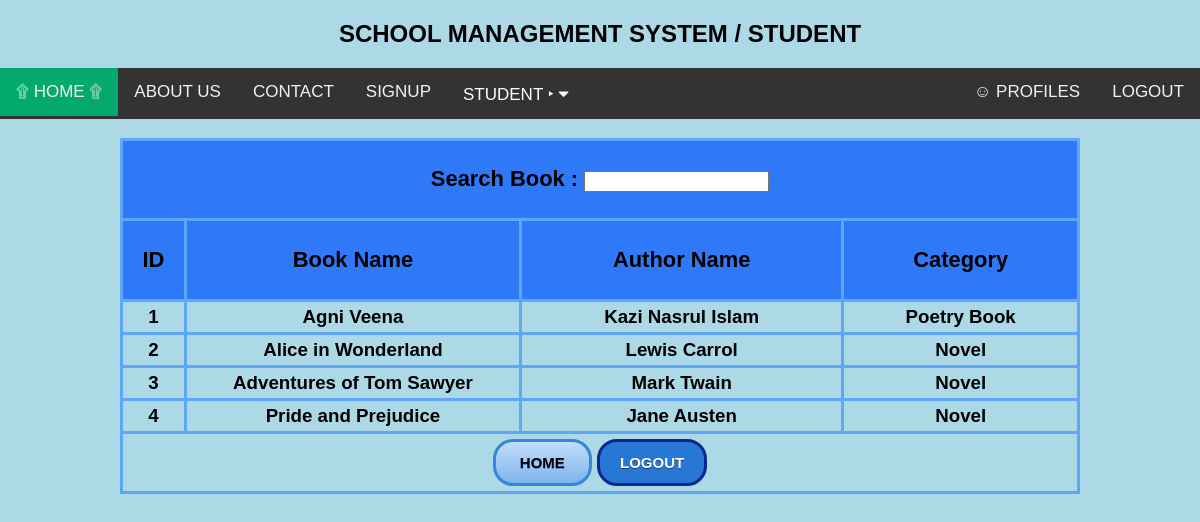
The page /views/library.php (signed in) on the database its author committed.
### tables this page shows
CREATE TABLE `book` (
  `bid` int(10) NOT NULL,
  `bname` varchar(50) NOT NULL,
  `author` varchar(50) NOT NULL,
  `category` varchar(50) NOT NULL,
  `status` varchar(10) NOT NULL
);

### model/libraryModel.php (called while the page is built, shortened)
<?php
	function getAllBooks(){
		$con = getConnection();
		$sql = "select * from book where status='a'";
		$result = mysqli_query($con, $sql);
		return $result;
	}
?>

### views/library.php (the view, shortened to what this page needs)
<?php
	if(isset($_COOKIE['flag'])){
		include('header.php');
		require_once('../model/libraryModel.php');
	$result = getAllBooks();
?>
<!DOCTYPE html>
<html>
<head>
</head>
<body>
	<h3><table  class="customTable" border="5" align="center" width="80%" cellspacing="4" cellpadding="4">
		<thead>
		<tr height="80px">
			<td colspan="6" align="center">
				<h3>Search Book : <input type="text" id="search" name="search" value=""></h3>
			</td>
		</tr>
		<tr height="50px" align="center">
			<td><h3>ID</h3></td>
			<td width="35%"><h3>Book Name</h3></td>
			<td><h3>Author Name</h3></td>
			<td><h3>Category</h3></td>
		</tr>
		</thead>
		<?php while($data =mysqli_fetch_assoc($result)){ ?>
				<tbody>
				<tr>
					<td><?=$data['bid']?></td>
					<td><?=$data['bname']?></td>
					<td><?=$data['author']?></td>
					<td><?=$data['category']?></td>
				</tr>
				</tbody>
		<?php } ?>
		<tr height="60px" >
			<td colspan="6" align="center">
				<a href="home.php" class="lightBlueButton">HOME</a>
				<a href="../controller/logout.php" class="darkBlueButton">LOGOUT</a>
			</td>
		</tr>
	</table></h3>
</body>
</html>
<?php
 }else{
 	header('location: login.html');
 }
?>

### views/header.php (style rules this page uses)
body { margin:0;font-family:Arial }
body { background-color: lightblue; }

### views/library.php (style rules this page uses)
.lightBlueButton { box-shadow:inset 0px 0px 0px 0px #dcecfb; background:linear-gradient(to bottom, #bddbfa 5%, #80b5ea 100%); background-color:#bddbfa; border-radius:20px; border:3px solid #3488db; display:inline-block; cursor:pointer; color:#ffffff; font-family:Arial; color: black; font-size:15px; font-weight:bold; padding:12px 24px; text-decoration:none; text-shadow:0px 1px 0px #528ecc; }
.darkBlueButton { background-color:#2778d6; border-radius:20px; border:3px solid #08298a; display:inline-block; cursor:pointer; color:#ffffff; font-family:Arial; font-size:15px; padding:12px 20px; text-decoration:none; text-shadow:0px 1px 0px #283966; }
table.customTable { border-collapse: collapse; border-width: 3px; border-color: #5EA6F8; border-style: solid; color: #000000; }
table.customTable td, table.customTable th { border-width: 3px; border-color: #5EA6F8; border-style: solid; text-align: center; }
table.customTable thead { background-color: #2F79F8; }

### rows shown on the page
book: bid "1", bname "Agni Veena", author "Kazi Nasrul Islam", category "Poetry Book"
book: bid "2", bname "Alice in Wonderland", author "Lewis Carrol", category "Novel"
book: bid "3", bname "Adventures of Tom Sawyer", author "Mark Twain", category "Novel"
book: bid "4", bname "Pride and Prejudice", author "Jane Austen", category "Novel"
